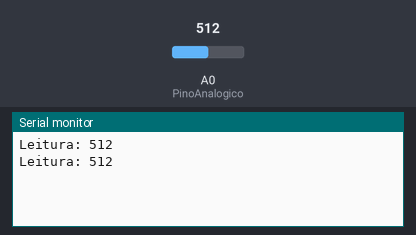
Bench run of a sketch on a simulated Arduino Uno, built with avr-gcc and run on an emulated ATmega328P. Parts: the last lines printed to the serial monitor. The test bench sets the inputs (shaded band); at power-on: A0 (PinoAnalogico) = 512.

Above: at 3.8 s.
3.9 s: A0 (PinoAnalogico) set to 716
At 6.7 s:
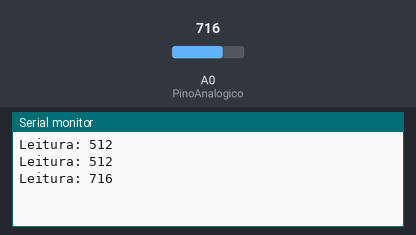
7.8 s: A0 (PinoAnalogico) set to 900
At 10.2 s:
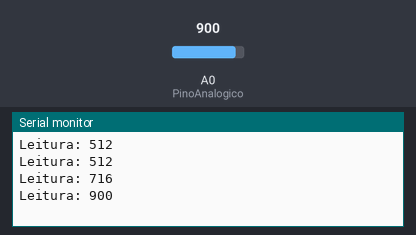
Timing chart, 0 to 11.7 s (numbered marks = the images above; inputs shaded):
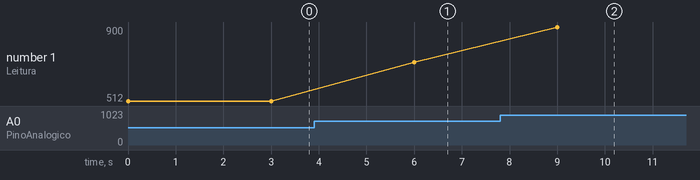

Measured:
- after the input at 3.9 s, the serial monitor: prints a new line after 2.1 s (image 1)
- after the input at 7.8 s, the serial monitor: prints a new line after 1.2 s (image 2)
- plotted number 1: 512 → 716 after the input at 3.9 s, 716 → 900 after the input at 7.8 s

The sketch:

Teste1.ino
```cpp
//Teste de higrometro

int PinoAnalogico = A0; // Define o pino A0 como Pino Analógico do sensor
int ValAnalogIn; // Valor analógico no código
void setup() {
Serial.begin(115200);
}
void loop() {
ValAnalogIn = analogRead(PinoAnalogico);
Serial.print("Leitura: "); // Imprime o símbolo no valor
Serial.println(ValAnalogIn); // Imprime o valor em Porcentagem no monitor Serial
delay(3000);
}
```
